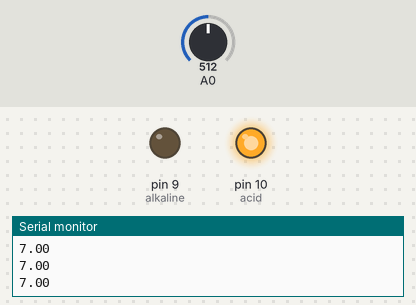
A sketch run on a simulated Arduino Uno, built with avr-gcc and run on an emulated ATmega328P. On the bench: output pins drawn as LEDs (lit = HIGH), the last lines printed to the serial monitor. The inputs (shaded band) are chosen by the test bench; at power-on: A0 = 512.

Above: at 1.3 s.
1.4 s: A0 set to 531
At 2.6 s:
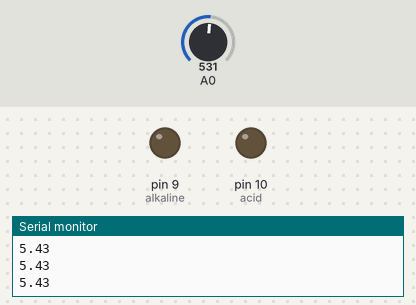
3.0 s: A0 set to 716
At 3.8 s:
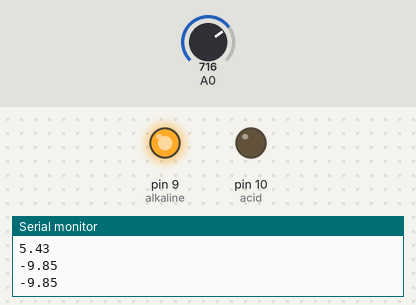
4.5 s: A0 set to 511
At 5.0 s:
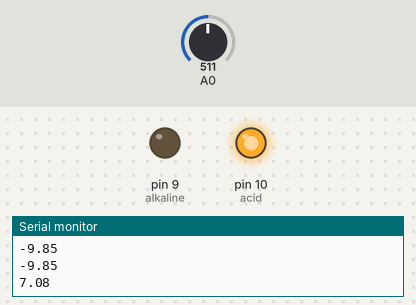
6.0 s: A0 set to 900
At 6.3 s:
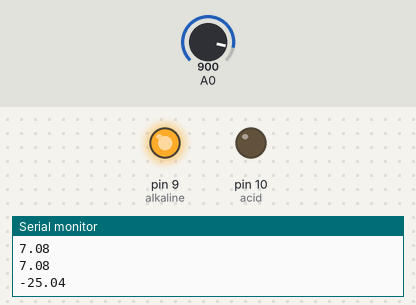
Timing chart, 0 to 8.5 s (numbered marks = the images above; inputs shaded):
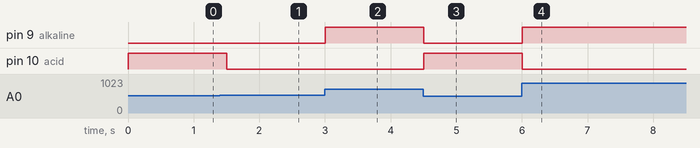

Measured:
- the behaviour switches between 530 and 531 on A0 (found by bisection; images 0 and 1)
- after the input at 1.4 s, pin 10 (acid): HIGH → LOW after 0.10 s
- after the input at 3.0 s, pin 9 (alkaline): LOW → HIGH at once
- after the input at 4.5 s, pin 9 (alkaline): HIGH → LOW at once; pin 10 (acid): LOW → HIGH at once
- after the input at 6.0 s, pin 9 (alkaline): LOW → HIGH at once; pin 10 (acid): HIGH → LOW at once

The sketch:

ph_arduino.ino
```cpp
#include <math.h>
int alkaline = 9;
int acid = 10;

void setup()
{
  Serial.begin(9600);
  pinMode(acid, OUTPUT);
  pinMode(alkaline, OUTPUT);

}

void loop()
{
  int sensor = analogRead(A0);
  float voltage = sensor * (5000/1024.0);
  float vph = voltage - 2500;
  float ph = 7 - ((vph/1000)*9.6485309*pow(10,4))/(8.314510*298*log(10));
  Serial.println(ph);

  if (ph > 5.5)
  {
    digitalWrite(acid, HIGH);
    digitalWrite(alkaline, LOW);
  }
  else if (ph < 4.5)
  {
    digitalWrite(alkaline, HIGH);
    digitalWrite(acid, LOW);
  }
  else
  {
    digitalWrite(alkaline, LOW);
    digitalWrite(acid, LOW);
  }

  delay(500);

}
```
